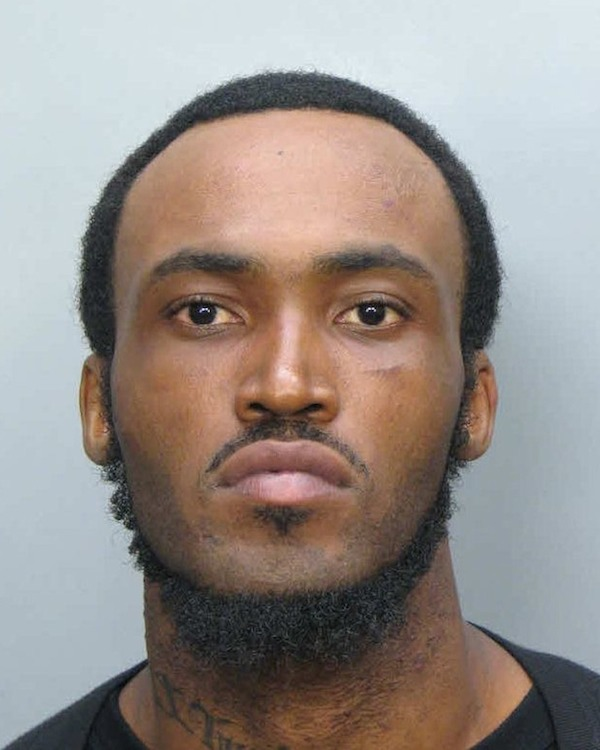
#> input picture test/120529-face-chew-230p.jpg, 600 x 750 px
$ python -i match.py   (imports and definitions only)
#> lines starting #> are read from the running program, lines starting #| are printed output that depends on the picture; after the words box and inside, x2 and y2 are one past the last pixel; in counts of white or black regions, pixels touching at a corner belong together
#!/usr/bin/env python

import engine
import scipy
from scipy import spatial
from scipy import ndimage
from skimage import filter
from skimage.color import rgb2gray
from skimage.morphology import reconstruction, convex_hull_image
from skimage.exposure import rescale_intensity
import numpy as np

def build_index(db_data):
    n         = len(db_data)
    points    = np.zeros((n,3))
    filenames = []

    for (i,(filename, red, green, blue)) in enumerate(db_data, start=0):
        points[i,:] = [red, green, blue]
        filenames.append(filename)

    tree = spatial.KDTree(points)

    return (tree, filenames)


def build_mask(I):

    I = rescale_intensity(I)

    #J = ndimage.gaussian_filter(I, 1)
    J = I
    T = filter.threshold_otsu(J, nbins=16)
#> T = 135
    K = ndimage.morphology.binary_fill_holes(J < T)
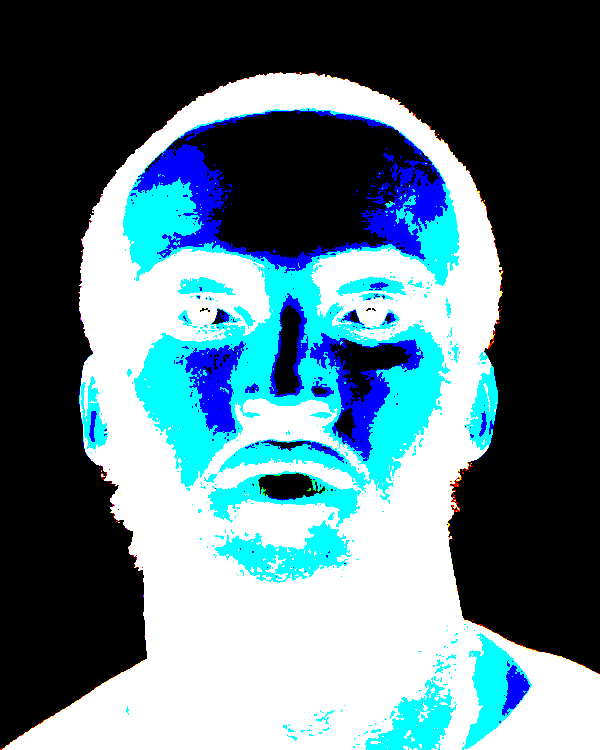
#> K: shape (750, 600, 3) bool; mean R, G, B 0.346, 0.459, 0.501
    K = ndimage.gaussian_filter(K, 2)
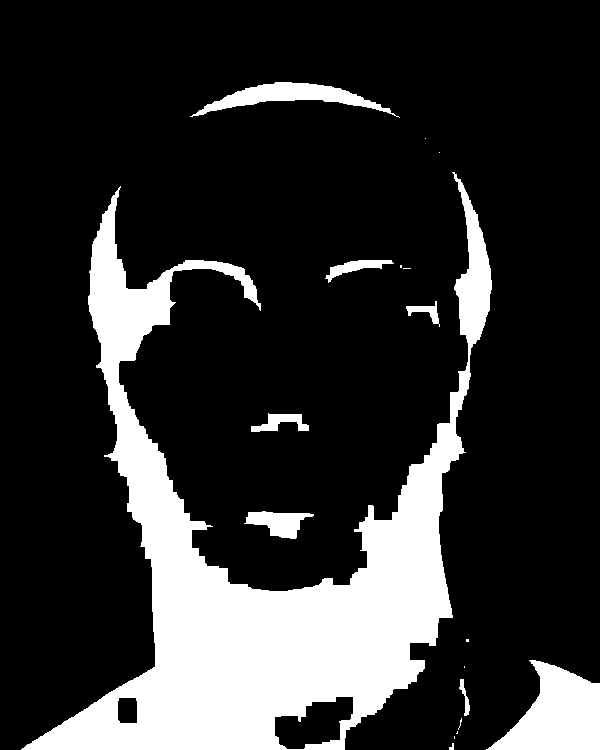
#> K: shape (750, 600, 3) bool; 19.1% white; 18 white regions (9 under 20 px), largest, box (x1, y1, x2, y2) and area: (21, 172, 492, 750) 74521, (486, 660, 600, 750) 6061, (190, 82, 400, 118) 2592
    #K = ndimage.morphology.binary_fill_holes(K)

    return rgb2gray(K)
    #return convex_hull_image(K)

>>> import cv2
>>> picture = cv2.cvtColor(cv2.imread('../test/120529-face-chew-230p.jpg'), cv2.COLOR_BGR2RGB)
>>> result = build_mask(picture)

$ run again, on test/158_1baby_face.jpg
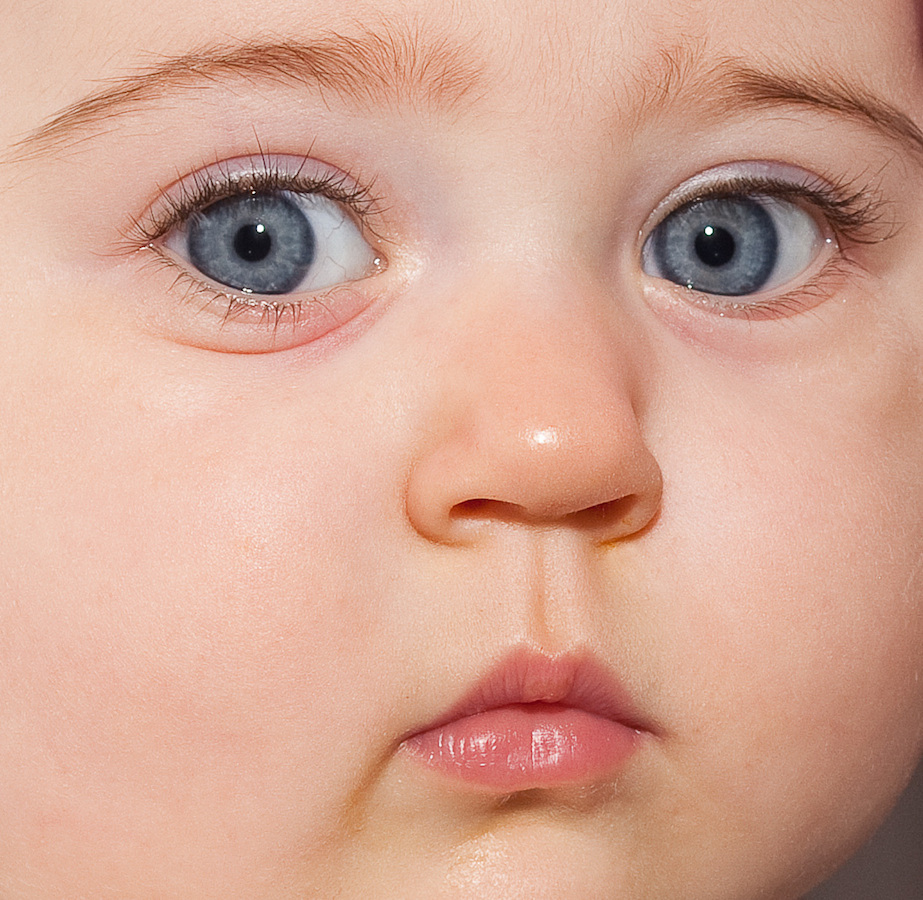
#> input picture test/158_1baby_face.jpg, 923 x 900 px
#> T = 159
#> in build_mask, `K = ndimage.morphology.binary_fill_holes(J < T)`:
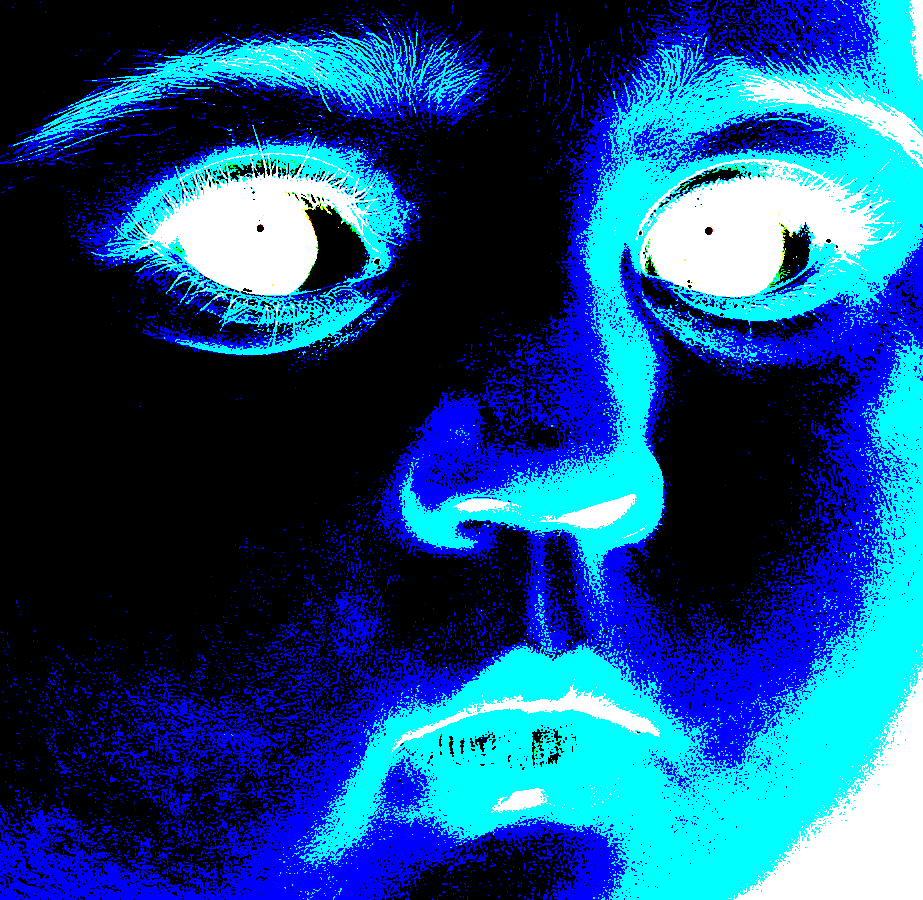
#> K: shape (900, 923, 3) bool; mean R, G, B 0.08, 0.302, 0.511
#> in build_mask, `K = ndimage.gaussian_filter(K, 2)`:
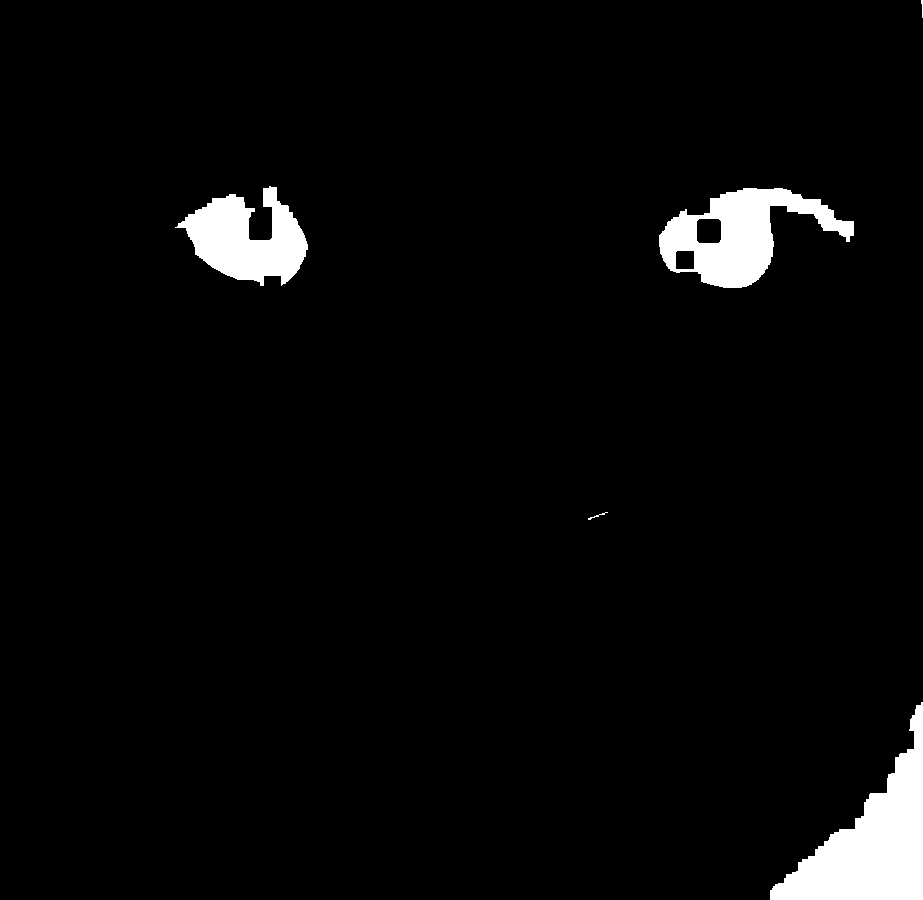
#> K: shape (900, 923, 3) bool; 3.5% white; 5 white regions, box (x1, y1, x2, y2) and area: (770, 702, 923, 900) 12648, (659, 188, 854, 288) 9043, (175, 186, 308, 286) 7389, (588, 512, 608, 520) 32, (921, 0, 923, 18) 22

$ run again, on test/famous-face-dementia-617x416.jpg
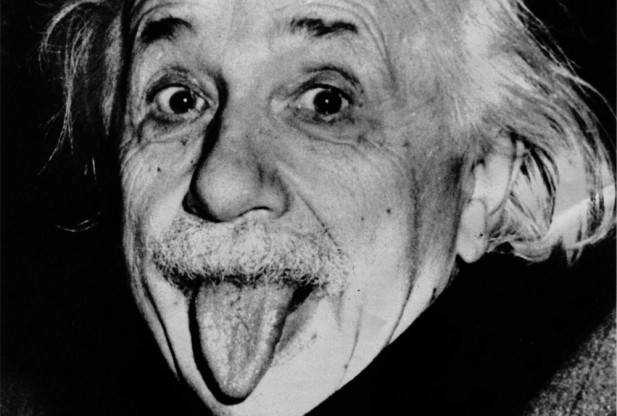
#> input picture test/famous-face-dementia-617x416.jpg, 617 x 416 px
#> picture is the input picture: shape (416, 617, 3); min 0, max 224, mean 88.7
#> in build_mask, `I = rescale_intensity(I)`:
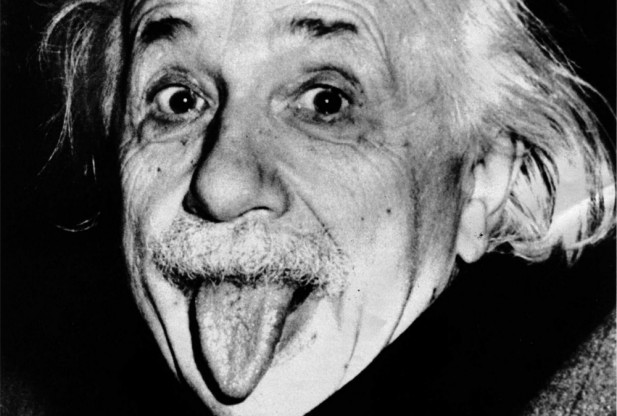
#> I: shape (416, 617, 3); min 0, max 255, mean 100.6
#> T = 93
#> in build_mask, `K = ndimage.gaussian_filter(K, 2)`:
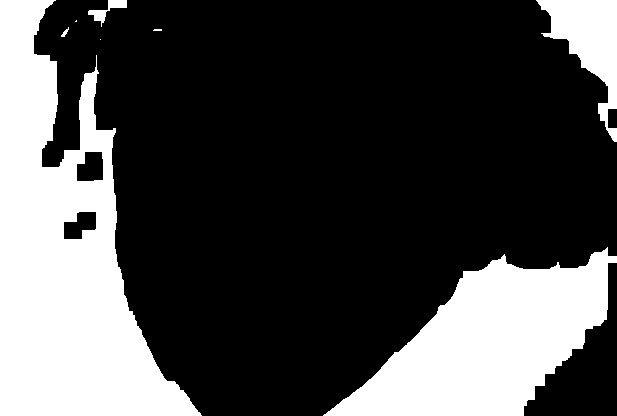
#> K: shape (416, 617, 3) bool; 29% white; 8 white regions (3 under 20 px), largest, box (x1, y1, x2, y2) and area: (0, 0, 202, 416) 43291, (323, 247, 617, 416) 25888, (536, 0, 617, 142) 4832, (88, 0, 127, 27) 328, (61, 27, 69, 37) 32

$ run again, on test/mike_test.jpg
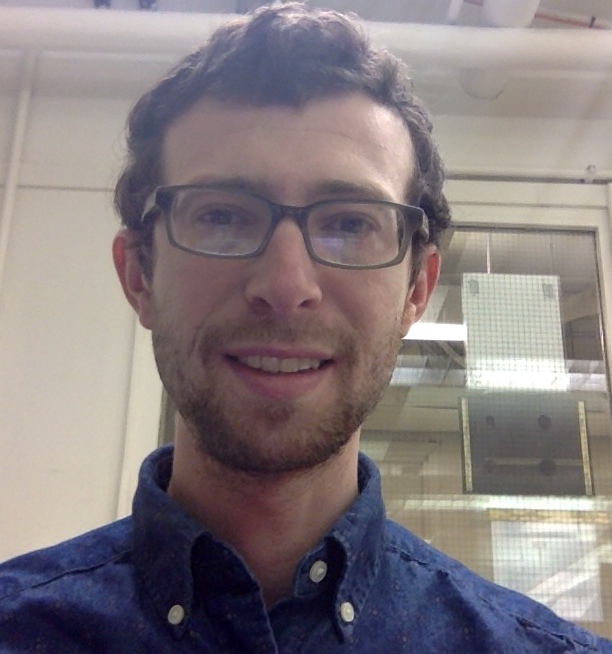
#> input picture test/mike_test.jpg, 612 x 654 px
#> T = 126
#> in build_mask, `K = ndimage.morphology.binary_fill_holes(J < T)`:
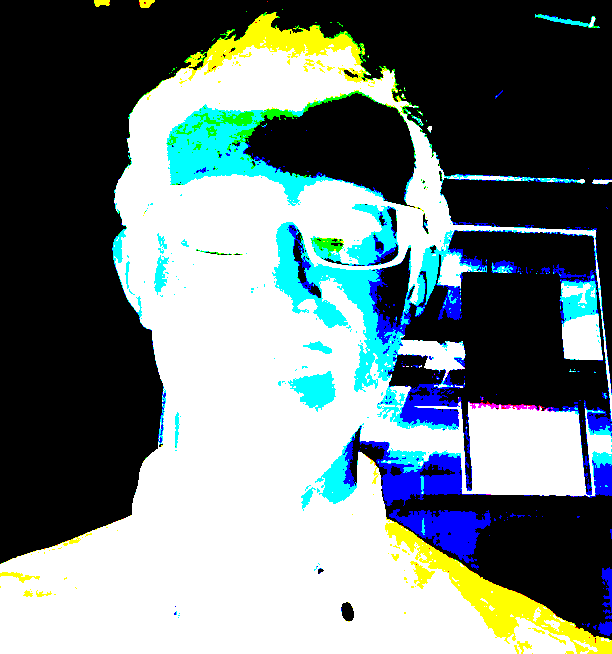
#> K: shape (654, 612, 3) bool; mean R, G, B 0.439, 0.499, 0.5
#> in build_mask, `K = ndimage.gaussian_filter(K, 2)`:
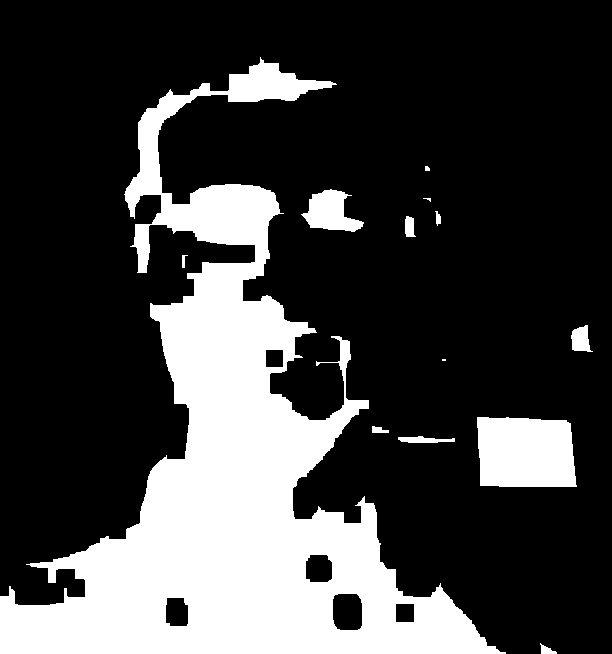
#> K: shape (654, 612, 3) bool; 25.4% white; 13 white regions (2 under 20 px), largest, box (x1, y1, x2, y2) and area: (0, 57, 506, 654) 92539, (477, 417, 577, 487) 6437, (301, 189, 364, 232) 1575
